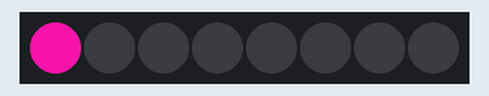
Recording of a sketch running on a simulated ESP32. Parts: 8 RGB LEDs in strip order, left to right. Wiring (inferred from the names in the program): APA102 LEDs: data GPIO 23; clock GPIO 22. Dim RGB values are drawn brighter than linear; random numbers use the default seed unless the sketch sets one; what the sketch prints to the serial monitor is not drawn.

Above: at 0.17 s.
At 3.21 s:
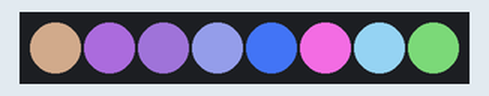
At 6.02 s:
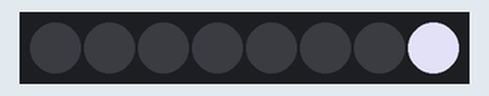
At 20.71 s:
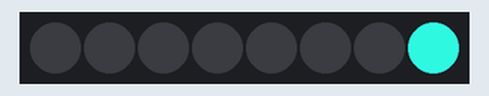
At 29.96 s:
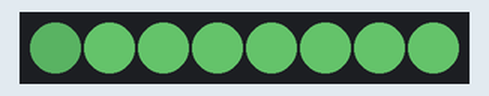
At 37.39 s:
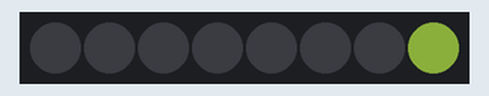
Timing chart, 0 to 39.3 s (numbered marks = the images above):
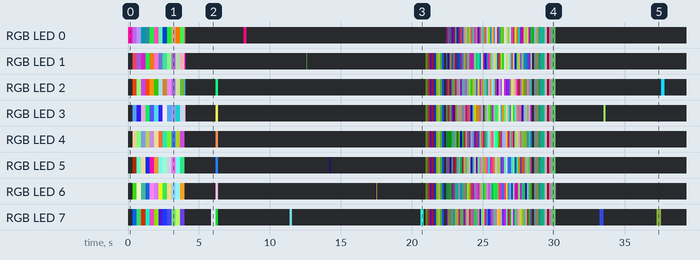

The sketch:

ESP32_APA102.ino
```cpp
// (licence header left out)
#define clockPin 22     // GPIO-PIN
#define dataPin 23     // GPIO-PIN
#define MAX_COLORS 60  // Number of APA102 LEDs in String

static uint32_t looppos;

typedef struct colorRGBB  {
    uint8_t red, green, blue, brightness;
} colorRGBB;

void writeByte(uint8_t b) {
  uint8_t pos;
  for (pos=0;pos<=7;pos++) {
     digitalWrite(dataPin, b >> (7-pos) & 1);
     digitalWrite(clockPin, HIGH);
     digitalWrite(clockPin, LOW);
   }
}

void startFrame() {
  //Serial.println("startFrame");
  writeByte(0);
  writeByte(0);
  writeByte(0);
  writeByte(0);
}

void endFrame(uint16_t count) {
  //Serial.println("endFrame");
  writeByte(0xFF);
  writeByte(0xFF);
  writeByte(0xFF);
  writeByte(0xFF);
}

void writeRGB(uint8_t red, uint8_t green, uint8_t blue, uint8_t brightness) {
  writeByte(0b11100000 | brightness);
  writeByte(blue);
  writeByte(green);
  writeByte(red);
}

void writeColor(colorRGBB color) {
  writeRGB(color.red, color.green, color.blue, color.brightness);
}

void writeColors(colorRGBB * colors, uint16_t count) {
  //Serial.println("writeColors");
  startFrame();
  for(uint16_t i = 0; i < count; i++) {
    writeColor(colors[i]);
  }
  endFrame(count);
}

void setup() {
  Serial.begin(115200);
  Serial.println("Hello ESP32 from Arduino setup");
  digitalWrite(dataPin, LOW);
  pinMode(dataPin, OUTPUT);
  digitalWrite(clockPin, LOW);
  pinMode(clockPin, OUTPUT);
  looppos=0;
  randomSeed(0);
}

void ramdomBlink(uint32_t loops, uint16_t delayms) {
  colorRGBB RGB[MAX_COLORS];
  uint8_t bpos,bdir;

  bpos=0;
  bdir=0;
  for(uint32_t pos = 0; pos < loops; pos++) {
    for(uint16_t i = 0; i < MAX_COLORS; i++) {

     RGB[i].red=random(0,255);
     RGB[i].green=random(0,255);
     RGB[i].blue=random(0,255);
     RGB[i].brightness=bpos;
    }
   if (bdir==0) {
      bpos++;
    } else {
      bpos--;
    }
    if (bpos>=31) {
       bpos=30;
       bdir=1;
    }
    if (bpos==0) {
       bpos=1;
       bdir=0;
    }
     writeColors(RGB, MAX_COLORS);
     delay(delayms);

  }
}

void ramdomFade(uint32_t loops, uint16_t delayms) {
  uint8_t bpos,bdir;
  colorRGBB RGB[MAX_COLORS];

  bpos=0;
  bdir=0;
  for(uint32_t pos = 0; pos < loops; pos++) {
     RGB[0].red=random(0,255);
     RGB[0].green=random(0,255);
     RGB[0].blue=random(0,255);
    for(uint16_t i = 1; i < MAX_COLORS; i++) {

     RGB[i].red=RGB[0].red;
     RGB[i].green=RGB[0].green;
     RGB[i].blue=RGB[0].blue;
     RGB[i].brightness=bpos;
    }
   if (bdir==0) {
      bpos++;
    } else {
      bpos--;
    }
    if (bpos>=31) {
       bpos=30;
       bdir=1;
    }
    if (bpos==0) {
       bpos=1;
       bdir=0;
    }
     writeColors(RGB, MAX_COLORS);
     delay(delayms);

  }
}

void ramdomWalk(uint32_t loops, uint16_t delayms) {
  colorRGBB RGB[MAX_COLORS];

  for(uint32_t pos = 0; pos < loops; pos++) {
    for(uint16_t i = 0; i < MAX_COLORS; i++) {
     if (i==(pos%(MAX_COLORS))) {
       RGB[i].red=random(0,255);
       RGB[i].green=random(0,255);
       RGB[i].blue=random(0,255);
       RGB[i].brightness=31;
     } else {
       RGB[i].red=0;
       RGB[i].green=0;
       RGB[i].blue=0;
       RGB[i].brightness=0;
     }
    }
     writeColors(RGB, MAX_COLORS);
     delay(delayms);

  }
}

void ramdomBackWalk(uint32_t loops, uint16_t delayms) {
  colorRGBB RGB[MAX_COLORS];

  for(uint32_t pos = 0; pos < loops; pos++) {
    for(uint16_t i = 0; i < MAX_COLORS; i++) {
     if (i==((MAX_COLORS)-(pos%(MAX_COLORS)))) {
       RGB[i].red=random(0,255);
       RGB[i].green=random(0,255);
       RGB[i].blue=random(0,255);
       RGB[i].brightness=31;
     } else {
       RGB[i].red=0;
       RGB[i].green=0;
       RGB[i].blue=0;
       RGB[i].brightness=0;
     }
    }
     writeColors(RGB, MAX_COLORS);
     delay(delayms);

  }
}


void ramdomStep(uint32_t loops, uint16_t delayms) {
  colorRGBB RGB[MAX_COLORS];

  for(uint32_t pos = 0; pos < loops; pos++) {
    for(uint16_t i = 0; i < MAX_COLORS; i++) {
     if (i<=(pos%(MAX_COLORS))) {
       RGB[i].red=random(0,255);
       RGB[i].green=random(0,255);
       RGB[i].blue=random(0,255);
       RGB[i].brightness=31;
     } else {
       RGB[i].red=0;
       RGB[i].green=0;
       RGB[i].blue=0;
       RGB[i].brightness=0;
     }
    }
     writeColors(RGB, MAX_COLORS);
     delay(delayms);

  }
}


void ramdomStepR(uint32_t loops, uint16_t delayms) {
  colorRGBB RGB[MAX_COLORS];

  for(uint32_t pos = 0; pos < loops; pos++) {
    for(uint16_t i = 0; i < MAX_COLORS; i++) {
     if (i<=((MAX_COLORS)-(pos%(MAX_COLORS)))) {
       RGB[i].red=random(0,255);
       RGB[i].green=random(0,255);
       RGB[i].blue=random(0,255);
       RGB[i].brightness=31;
     } else {
       RGB[i].red=0;
       RGB[i].green=0;
       RGB[i].blue=0;
       RGB[i].brightness=0;
     }
    }
     writeColors(RGB, MAX_COLORS);
     delay(delayms);

  }
}

void ramdomBackStep(uint32_t loops, uint16_t delayms) {
  colorRGBB RGB[MAX_COLORS];

  for(uint32_t pos = 0; pos < loops; pos++) {
    for(uint16_t i = 0; i < MAX_COLORS; i++) {
     if (i>=((MAX_COLORS)-(pos%(MAX_COLORS)))) {
       RGB[i].red=random(0,255);
       RGB[i].green=random(0,255);
       RGB[i].blue=random(0,255);
       RGB[i].brightness=31;
     } else {
       RGB[i].red=0;
       RGB[i].green=0;
       RGB[i].blue=0;
       RGB[i].brightness=0;
     }
    }
     writeColors(RGB, MAX_COLORS);
     delay(delayms);

  }
}

void ramdomBackStepR(uint32_t loops, uint16_t delayms) {
  colorRGBB RGB[MAX_COLORS];

  for(uint32_t pos = 0; pos < loops; pos++) {
    for(uint16_t i = 0; i < MAX_COLORS; i++) {
     if (i>=(pos%(MAX_COLORS))) {
       RGB[i].red=random(0,255);
       RGB[i].green=random(0,255);
       RGB[i].blue=random(0,255);
       RGB[i].brightness=31;
     } else {
       RGB[i].red=0;
       RGB[i].green=0;
       RGB[i].blue=0;
       RGB[i].brightness=0;
     }
    }
     writeColors(RGB, MAX_COLORS);
     delay(delayms);

  }
}


void ramdomSingle(uint32_t loops, uint16_t delayms) {
  colorRGBB RGB[MAX_COLORS];
  uint16_t randLED;

  for(uint32_t pos = 0; pos < loops; pos++) {
    randLED=random(0,MAX_COLORS);
    for(uint16_t i = 0; i < MAX_COLORS; i++) {
     if (i==randLED) {
       RGB[i].red=random(0,255);
       RGB[i].green=random(0,255);
       RGB[i].blue=random(0,255);
       RGB[i].brightness=random(1,31);
     } else {
       RGB[i].red=0;
       RGB[i].green=0;
       RGB[i].blue=0;
       RGB[i].brightness=0;
     }
    }
     writeColors(RGB, MAX_COLORS);
     delay(delayms);

  }
}

void loop() {
  Serial.print("Hello ESP32 from Arduino loop ");
  Serial.println(looppos);

  ramdomStep(MAX_COLORS, 10);
  ramdomStepR(MAX_COLORS, 10);
  ramdomBackStep(MAX_COLORS, 10);
  ramdomBackStepR(MAX_COLORS, 10);

  ramdomWalk(MAX_COLORS,5);
  ramdomBackWalk(MAX_COLORS,5);
  ramdomSingle(200,5);
  ramdomWalk(MAX_COLORS,5);
  ramdomBackWalk(MAX_COLORS,5);

  ramdomFade(20,50);
  ramdomBlink(50,100);
  ramdomFade(20,50);

  ramdomWalk(MAX_COLORS,5);
  ramdomBackWalk(MAX_COLORS,5);
  ramdomWalk(MAX_COLORS,10);
  ramdomBackWalk(MAX_COLORS,10);
  ramdomWalk(MAX_COLORS,20);
  ramdomBackWalk(MAX_COLORS,20);
  ramdomWalk(MAX_COLORS,30);
  ramdomBlink(20,100);
  ramdomBackWalk(MAX_COLORS,30);
  ramdomWalk(MAX_COLORS,20);
  ramdomBackWalk(MAX_COLORS,20);
  ramdomWalk(MAX_COLORS,10);
  ramdomBackWalk(MAX_COLORS,10);

  looppos++;
}
```

Measured:
- by itself, RGB LED 7: off → RGB(4, 80, 190) at 0.33 s, → RGB(36, 140, 70) 0.30 s later, → RGB(149, 27, 0) 0.30 s later, → RGB(0, 212, 174) 0.30 s later, … (96 changes in this stretch)
- by itself, RGB LED 6: off → RGB(39, 144, 8) at 0.33 s, → RGB(219, 228, 181) 0.30 s later, → RGB(24, 67, 58) 0.30 s later, → RGB(15, 67, 147) 0.30 s later, … (88 changes in this stretch)
